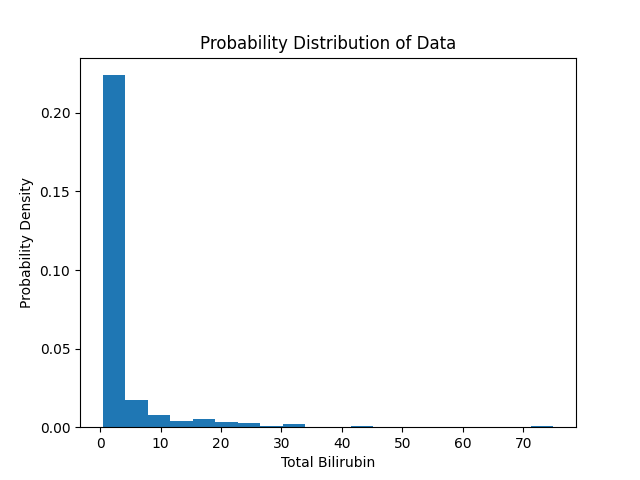

Reproduce this figure in Python.
import numpy as np
import pandas as pd
import matplotlib.pyplot as plt

data = pd.read_excel('Indian Liver Patient Dataset.xlsx')
data = data.to_numpy()
sepal_length = data[:,2]
xlabel = 'Total Bilirubin'
Title = 'Probability Distribution of Data'
# bins and histogram
count, bins, ignored = plt.hist(sepal_length,20, density=True)
print(count)
print(bins)

#Calculate mean and std
mean = np.mean(sepal_length)
sd = np.std(sepal_length)
print(mean)
print(sd)
# Creating a Function
def normal_dist(bins, mean, sd):
    #prob_density = (np.pi*sd) * np.exp(-0.5*((data_age-mean)/sd)**2)
    prob_density = 1/(sd*np.sqrt(2*np.pi)) * np.exp(-(bins.astype(float) - mean)**2/(2*sd**2))
    return prob_density 

#Apply function to data.
pdf = normal_dist(bins,mean,sd)

#Plotting the results
plt.xlabel(xlabel)
plt.ylabel('Probability Density')
plt.title(Title)
plt.show() 
